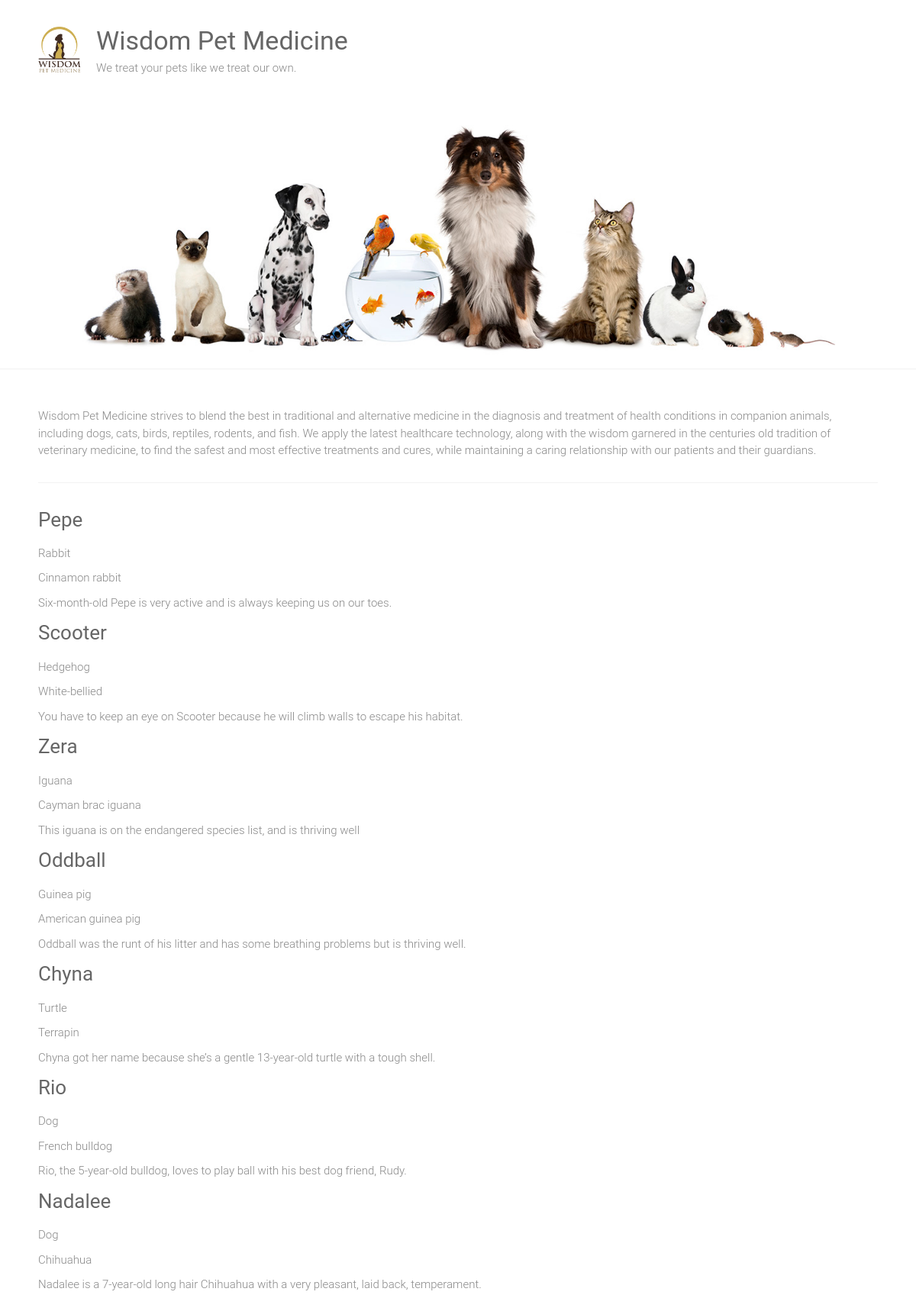
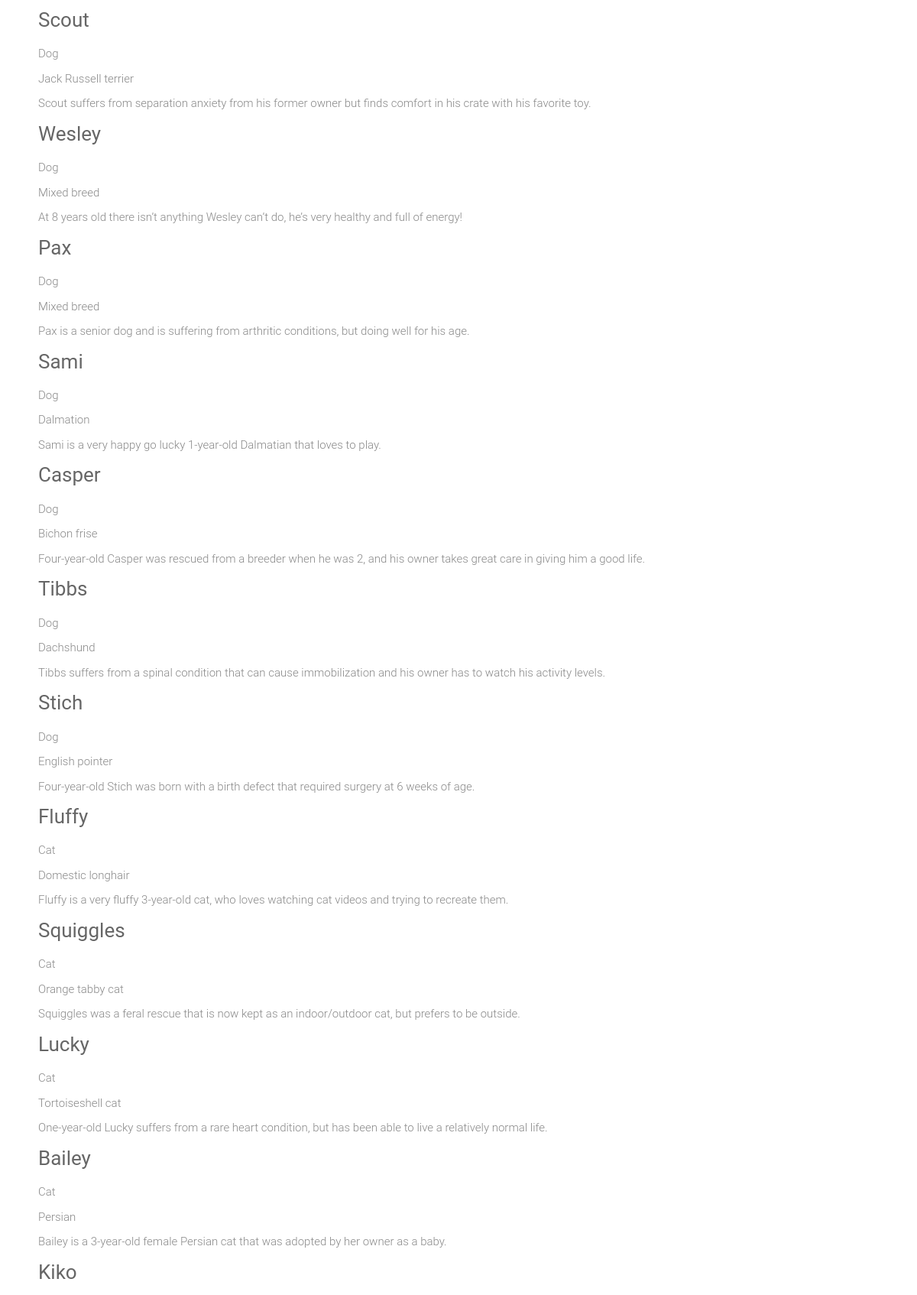
The page / (upper part) on the database its author committed (2 pictures, top to bottom).
### adoptions/models.py (models this page shows)
class Pet(models.Model):
    SEX_CHOICES = [('M', 'Male'), ('F', 'Female')]
    name = models.CharField(max_length=100)
    submitter = models.CharField(max_length=100)
    species = models.CharField(max_length=30)
    breed = models.CharField(max_length=30, blank=True)
    description = models.TextField()
    sex = models.CharField(choices=SEX_CHOICES, max_length=1, blank=True)
    submission_date = models.DateTimeField()
    age = models.IntegerField(null=True)
    vaccinations = models.ManyToManyField('Vaccine', blank=True)

### adoptions/views.py (the view)
# urls.py: 2. Add a URL to urlpatterns:  path('', views.home, name='home')
def home(request):
    pets = Pet.objects.all()
    return render(request, 'adoptions/home.html', {'pets': pets})

### adoptions/templates/adoptions/home.html
{% extends 'adoptions/base.html' %}
{% block content %}
<div>
	{% for pet in pets %}
		<div class="petname">
		<a href="{% url 'pet_detail' pet.id %}">
			<h3> {{ pet.name|capfirst }}</h3>
		</a>
		<p>{{ pet.species }}</p>
		{% if pet.breed %}
		<p>{{ pet.breed }}</p>
		{% endif %}
		<p> {{ pet.description }}</p>
		</div>
	{% endfor %}
</div>
{% endblock content %}

### static/style.css (style rules this page uses)
html, body, div, span, applet, object, iframe, h1, h2, h3, h4, h5, h6, p, blockquote, pre, a, abbr, acronym, address, big, cite, code, del, dfn, em, font, ins, kbd, q, s, samp, small, strike, strong, sub, sup, tt, var, dl, dt, dd, ol, ul, li, fieldset, form, label, legend, table, caption, tbody, tfoot, thead, tr, th, td { border: 0; font: inherit; font-size: 100%; font-style: inherit; font-weight: inherit; margin: 0; outline: 0; padding: 0; vertical-align: baseline; }
html { overflow-y: scroll; -webkit-text-size-adjust: 100%; -ms-text-size-adjust: 100%; }
h1, h2, h3, h4, h5, h6 { color: #666666; line-height: 1.4; padding-bottom: 15px; font-weight: normal; }
h3 { font-size: 26px; }
body, button, input, select, textarea { color: #888888; font-size: 15px; line-height: 1.5; font-family: 'Roboto', sans-serif; font-weight: 300; }
p { color: #888888; font-size: 15px; line-height: 1.5; margin-bottom: 15px; font-weight: 300; }
body { background: #f2f2f2; }
a { color: #80abc8; text-decoration: none; -webkit-transition: 0.25s ease-in-out; -moz-transition: 0.25s ease-in-out; transition: 0.25s ease-in-out; -ms-transition: 0.25s ease-in-out; -o-transition: 0.25s ease-in-out; }
body { padding-top: 30px; padding-bottom: 30px; }
body.wide { padding-top: 0; padding-bottom: 0; }
.single-page p { margin-bottom: 10px; }

### rows shown on the page
Pet: name "Pepe", species "Rabbit", breed "Cinnamon rabbit", description "Six-month-old Pepe is very active and is always keeping us on our toes."
Pet: name "Scooter", species "Hedgehog", breed "White-bellied", description "You have to keep an eye on Scooter because he will climb walls to escape his habitat."
Pet: name "Zera", species "Iguana", breed "Cayman brac iguana", description "This iguana is on the endangered species list, and is thriving well"
Pet: name "Oddball", species "Guinea pig", breed "American guinea pig", description "Oddball was the runt of his litter and has some breathing problems but is thriving well."
Pet: name "Chyna", species "Turtle", breed "Terrapin", description "Chyna got her name because she’s a gentle 13-year-old turtle with a tough shell."
Pet: name "Rio", species "Dog", breed "French bulldog", description "Rio, the 5-year-old bulldog, loves to play ball with his best dog friend, Rudy."
Pet: name "Nadalee", species "Dog", breed "Chihuahua", description "Nadalee is a 7-year-old long hair Chihuahua with a very pleasant, laid back, temperament."
Pet: name "Scout", species "Dog", breed "Jack Russell terrier", description "Scout suffers from separation anxiety from his former owner but finds comfort in his crate with his favorite toy."
Pet: name "Wesley", species "Dog", breed "Mixed breed", description "At 8 years old there isn’t anything Wesley can’t do, he’s very healthy and full of energy!"
Pet: name "Pax", species "Dog", breed "Mixed breed", description "Pax is a senior dog and is suffering from arthritic conditions, but doing well for his age."
Pet: name "Sami", species "Dog", breed "Dalmation", description "Sami is a very happy go lucky 1-year-old Dalmatian that loves to play."
Pet: name "Casper", species "Dog", breed "Bichon frise", description "Four-year-old Casper was rescued from a breeder when he was 2, and his owner takes great care in giving him a good life."
Pet: name "Tibbs", species "Dog", breed "Dachshund", description "Tibbs suffers from a spinal condition that can cause immobilization and his owner has to watch his activity levels."
Pet: name "Stich", species "Dog", breed "English pointer", description "Four-year-old Stich was born with a birth defect that required surgery at 6 weeks of age."
Pet: name "Fluffy", species "Cat", breed "Domestic longhair", description "Fluffy is a very fluffy 3-year-old cat, who loves watching cat videos and trying to recreate them."
Pet: name "Squiggles", species "Cat", breed "Orange tabby cat", description "Squiggles was a feral rescue that is now kept as an indoor/outdoor cat, but prefers to be outside."
Pet: name "Lucky", species "Cat", breed "Tortoiseshell cat", description "One-year-old Lucky suffers from a rare heart condition, but has been able to live a relatively normal life."
Pet: name "Bailey", species "Cat", breed "Persian", description "Bailey is a 3-year-old female Persian cat that was adopted by her owner as a baby."
Pet: name "Kiko"
